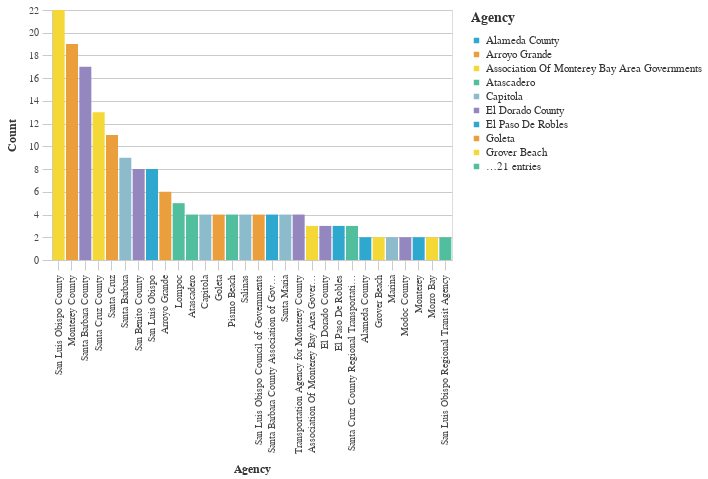

The notebook cell saved with this chart:
### Markdown cell above
### Agencies With The Most Unique Prefix Codes

### Code cell
#Bar chart Agencies With The Most Unique Prefix Codes
    
chart3 = (_dla_utils.basic_bar_chart_no_save(((_dla_utils.get_nunique(df, 'prefix', 'primary_agency_name')).head(30)),
                            'primary_agency_name', 'n', 'primary_agency_name', district))
    
display(chart3)

### Figure 1 — Vega-Lite specification as saved in the notebook (floating-point values rounded to 4 significant figures)
{"config": {"view": {"continuousWidth": 400, "continuousHeight": 300}, "axis": {"domainColor": "#cbcbcb", "grid": true, "gridColor": "#cbcbcb", "gridWidth": 1, "labelColor": "#474747", "labelFont": "Nunito Sans", "labelFontSize": 10, "labelPadding": 4, "tickColor": "#cbcbcb", "tickSize": 10, "titleColor": "#333", "titleFont": "Raleway", "titleFontSize": 12, "titlePadding": 10}, "axisBand": {"grid": false}, "background": "white", "font": "Raleway", "header": {"labelFont": "Nunito Sans", "titleFont": "Raleway"}, "legend": {"labelColor": "#333", "labelFont": "Nunito Sans", "labelFontSize": 11, "labelLimit": 0, "padding": 1, "symbolSize": 30, "symbolType": "square", "titleColor": "#333", "titleFont": "Raleway", "titleFontSize": 14, "titlePadding": 10}, "title": {"anchor": "middle", "font": "Raleway", "fontSize": 18, "fontWeight": 300, "offset": 20}}, "data": {"name": "data-abfcee5489febf814c4fbb24626f2bd7"}, "mark": "bar", "encoding": {"color": {"field": "primary_agency_name", "legend": {"symbolLimit": 10, "title": "Agency"}, "scale": {"range": ["#2EA8CE", "#EB9F3C", "#F4D837", "#51BF9D", "#8CBCCB", "#9487C0"]}, "type": "nominal"}, "tooltip": [{"field": "primary_agency_name", "type": "nominal"}, {"field": "n", "type": "quantitative"}], "x": {"field": "primary_agency_name", "sort": "-y", "title": "Agency", "type": "nominal"}, "y": {"field": "n", "title": "Count", "type": "quantitative"}}, "height": 250, "width": 400, "$schema": "https://vega.github.io/schema/vega-lite/v4.17.0.json", "datasets": {"data-abfcee5489febf814c4fbb24626f2bd7": [{"primary_agency_name": "San Luis Obispo County", "n": 22}, {"primary_agency_name": "Monterey County", "n": 19}, {"primary_agency_name": "Santa Barbara County", "n": 17}, {"primary_agency_name": "Santa Cruz County", "n": 13}, {"primary_agency_name": "Santa Cruz", "n": 11}, {"primary_agency_name": "Santa Barbara", "n": 9}, {"primary_agency_name": "San Benito County", "n": 8}, {"primary_agency_name": "San Luis Obispo", "n": 8}, {"primary_agency_name": "Arroyo Grande", "n": 6}, {"primary_agency_name": "Lompoc", "n": 5}, {"primary_agency_name": "Atascadero", "n": 4}, {"primary_agency_name": "Capitola", "n": 4}, {"primary_agency_name": "Goleta", "n": 4}, {"primary_agency_name": "Pismo Beach", "n": 4}, {"primary_agency_name": "Salinas", "n": 4}, {"primary_agency_name": "San Luis Obispo Council of Governments", "n": 4}, {"primary_agency_name": "Santa Barbara County Association of Governments", "n": 4}, {"primary_agency_name": "Santa Maria", "n": 4}, {"primary_agency_name": "Transportation Agency for Monterey County", "n": 4}, {"primary_agency_name": "Association Of Monterey Bay Area Governments", "n": 3}, {"primary_agency_name": "El Dorado County", "n": 3}, {"primary_agency_name": "El Paso De Robles", "n": 3}, {"primary_agency_name": "Santa Cruz County Regional Transportation Commission", "n": 3}, {"primary_agency_name": "Alameda County", "n": 2}, {"primary_agency_name": "Grover Beach", "n": 2}, {"primary_agency_name": "Marina", "n": 2}, {"primary_agency_name": "Modoc County", "n": 2}, {"primary_agency_name": "Monterey", "n": 2}, {"primary_agency_name": "Morro Bay", "n": 2}, {"primary_agency_name": "San Luis Obispo Regional Transit Agency", "n": 2}]}}
